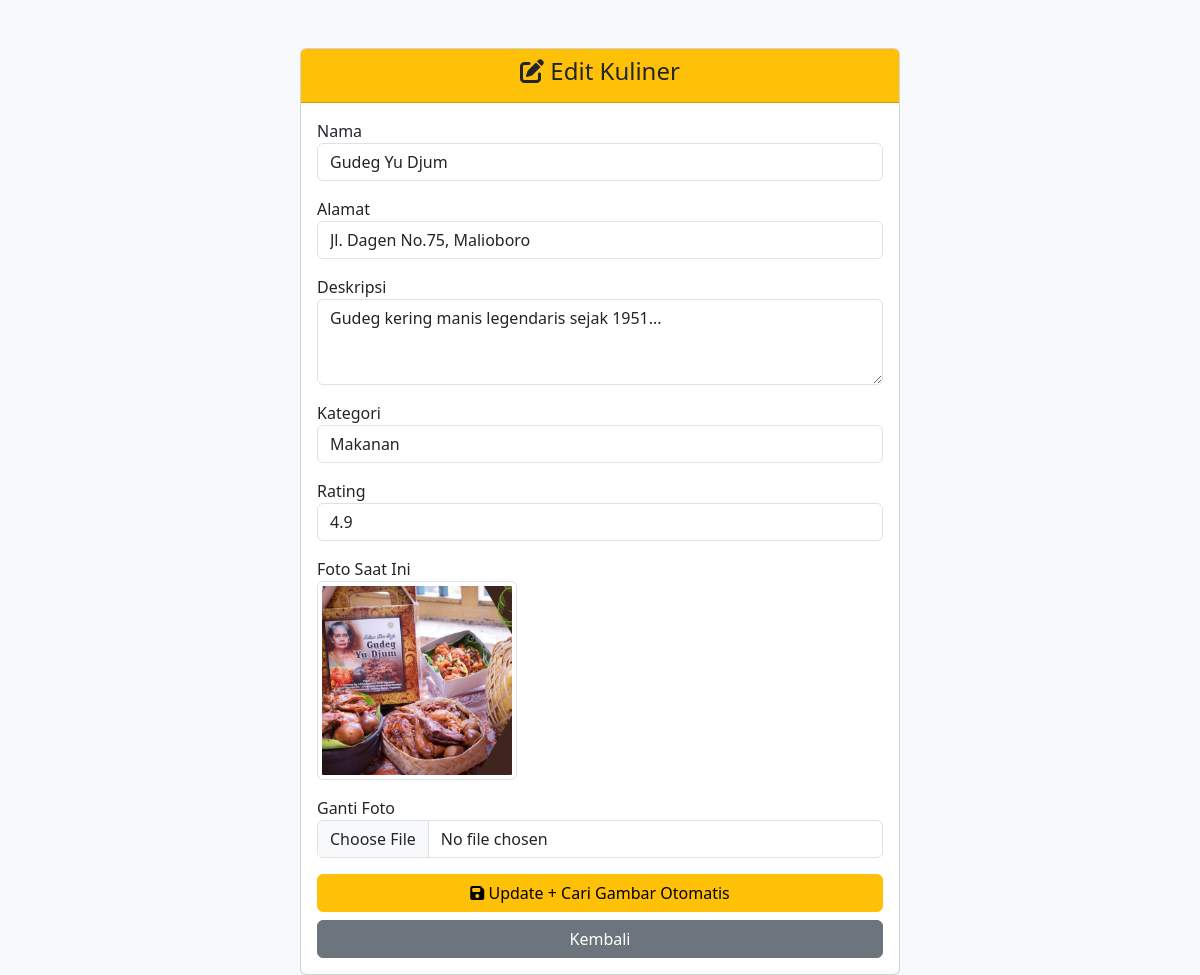
The page /edit.php?id=2 (signed in) on the database its author committed.
### tables this page shows
CREATE TABLE `kuliner` (
  `id` int(11) NOT NULL,
  `nama` varchar(100) NOT NULL,
  `alamat` text NOT NULL,
  `deskripsi` text NOT NULL,
  `kategori` enum('Makanan','Minuman','Tempat Nongkrong') NOT NULL,
  `rating` decimal(2,1) NOT NULL,
  `foto` varchar(100) DEFAULT 'default.jpg'
);

### edit.php (the view, shortened to what this page needs)
<?php
include '../config/database.php';
$id = $_GET['id'] ?? 0;
$stmt = $pdo->prepare("SELECT * FROM kuliner WHERE id = ?");
$stmt->execute([$id]);
$kuliner = $stmt->fetch();
?>
<!DOCTYPE html>
<html lang="id">
<head>
  <link href="https://cdn.jsdelivr.net/npm/bootstrap@5.3.3/dist/css/bootstrap.min.css" rel="stylesheet">
  <link href="https://cdnjs.cloudflare.com/ajax/libs/font-awesome/6.5.0/css/all.min.css" rel="stylesheet">
</head>
<body class="bg-light">
  <div class="container mt-5">
    <div class="card mx-auto" style="max-width: 600px;">
      <div class="card-header bg-warning text-dark text-center">
        <h4><i class="fas fa-edit"></i> Edit Kuliner</h4>
      </div>
      <div class="card-body">
        <form method="POST" enctype="multipart/form-data">
          <div class="mb-3">
            <label>Nama</label>
            <input type="text" name="nama" class="form-control" value="<?= htmlspecialchars($kuliner['nama']) ?>" required>
          </div>
          <div class="mb-3">
            <label>Alamat</label>
            <input type="text" name="alamat" class="form-control" value="<?= htmlspecialchars($kuliner['alamat']) ?>" required>
          </div>
          <div class="mb-3">
            <label>Deskripsi</label>
            <textarea name="deskripsi" class="form-control" rows="3" required><?= htmlspecialchars($kuliner['deskripsi']) ?></textarea>
          </div>
          <div class="mb-3">
            <label>Kategori</label>
            <select name="kategori" class="form-control" required>
              <option value="Makanan" <?= $kuliner['kategori'] == 'Makanan' ? 'selected' : '' ?>>Makanan</option>
            </select>
          </div>
          <div class="mb-3">
            <label>Rating</label>
            <input type="number" step="0.1" min="0" max="5" name="rating" class="form-control" value="<?= $kuliner['rating'] ?>" required>
          </div>
          <div class="mb-3">
            <label>Foto Saat Ini</label><br>
            <img src="../assets/img/<?= $kuliner['foto'] ?>" alt="" width="200" class="img-thumbnail">
          </div>
          <div class="mb-3">
            <label>Ganti Foto</label>
            <input type="file" name="foto" class="form-control" accept="image/*">
          </div>
          <button type="submit" class="btn btn-warning w-100">
            <i class="fas fa-save"></i> Update + Cari Gambar Otomatis
          </button>
          <a href="dashboard.php" class="btn btn-secondary w-100 mt-2">Kembali</a>
        </form>
      </div>
    </div>
  </div>
</body>
</html>

### rows shown on the page
kuliner: nama "Gudeg Yu Djum", alamat "Jl. Dagen No.75, Malioboro", deskripsi "Gudeg kering manis legendaris sejak 1951...", kategori "Makanan", rating "4.9", foto (picture)
